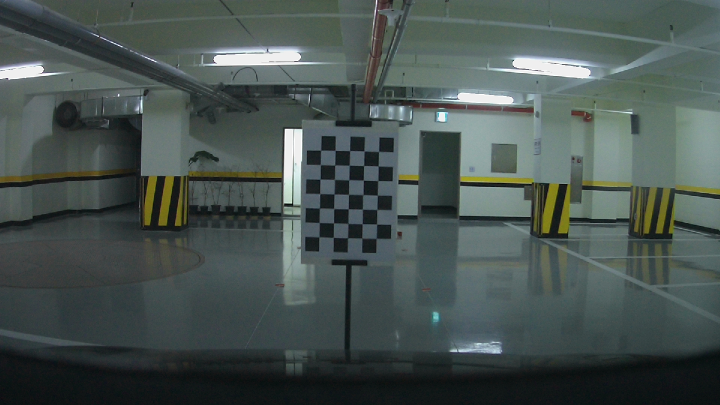
//> input picture calibration.jpg, 1440 x 810 px (shown at 1/2 size)
$ ./hy_assign2   (built with g++ and OpenCV 4)
//> lines starting //> are read from the running program, lines starting //| are printed output that depends on the picture; after the words box and inside, x2 and y2 are one past the last pixel; in counts of white or black regions, pixels touching at a corner belong together
#define _CRT_SECURE_NO_WARNINGS
#include <iostream>
#include <fstream>
#include "opencv.hpp"
#include <string>
#include <math.h>

#define PI 3.141592
//체스보드가 짝수X짝수 크기면됨
#define W_CORNERS 5	//15 홀수
#define H_CORNERS 7		//5 홀수

using namespace std;
using namespace cv;

typedef struct {
	double CAMERA_HEIGHT, CAMERATOBONNET, BONNETTOCHESS, CHESS_SPACE, CHESS_HEIGHT, CAR_WIDTH;
	double CAMERATOCHESS;
}BASE_INFO;

BASE_INFO b;
vector<Point2f> corners;
double vanishingLine;	//소실점 위치
double img_height, img_width;
double b2c;
double CHESS_SPACE_PIXEL;
double CHESS_SPACE_PIXEL_X;
double tempDistance;
Mat img;

BASE_INFO readData() {

	BASE_INFO b;
	string temp;
	double a[6];

	ifstream in("./data.txt");

	if (in.is_open()) {
		for(int i=0;i<6;i++){
			getline(in, temp);
			double pos = temp.find('=');
			a[i] = atoi(temp.substr(pos+1, 10).c_str());
		}
	}

	b.CAMERA_HEIGHT = a[0];
	b.CAMERATOBONNET = a[1];
	b.BONNETTOCHESS = a[2];
	b.CHESS_SPACE = a[3];
	b.CHESS_HEIGHT = a[4];
	b.CAR_WIDTH = a[5];
	b.CAMERATOCHESS = b.CAMERATOBONNET + b.BONNETTOCHESS;

	return b;
}

//소실선에서 체스판 밑변까지의 픽셀수 반환하는 함수
int getVanishingLine2Chess() {

	double temp = corners[W_CORNERS*H_CORNERS - (W_CORNERS / 2) - 1].y + CHESS_SPACE_PIXEL -vanishingLine;

	return temp;
}

Point getIntersectPoint(Point AP1, Point AP2, Point BP1, Point BP2)
{
	Point IP;
	double t;
	double s;
	double under = (BP2.y - BP1.y)*(AP2.x - AP1.x) - (BP2.x - BP1.x)*(AP2.y - AP1.y);
	if (under == 0) return false;

	double _t = (BP2.x - BP1.x)*(AP1.y - BP1.y) - (BP2.y - BP1.y)*(AP1.x - BP1.x);
	double _s = (AP2.x - AP1.x)*(AP1.y - BP1.y) - (AP2.y - AP1.y)*(AP1.x - BP1.x);


	t = _t / under;
	s = _s / under;

	if (t<0.0 || t>1.0 || s<0.0 || s>1.0) return false;
	if (_t == 0 && _s == 0) return false;

	IP.x = AP1.x + t * (double)(AP2.x - AP1.x);
	IP.y = AP1.y + t * (double)(AP2.y - AP1.y);

	return IP;
}

//매개변수로 구하고자하는 거리(ex: 5m이면 500, 8m이면 800)를 입력받아서 해당위치에 해당하는 y좌표 픽셀위치 반환하는 함수
double getObjectLine(double obj) {

	//체스보드를 이용해서 소실선의 픽셀위치(vanishingLine)를 찾음
	CHESS_SPACE_PIXEL = abs(corners[0 + W_CORNERS].y - corners[0].y);

	double a = (b.CAMERA_HEIGHT - b.CHESS_HEIGHT) / b.CHESS_SPACE;
	vanishingLine = corners[W_CORNERS*H_CORNERS - (W_CORNERS / 2) - 1].y - CHESS_SPACE_PIXEL*(a - 1.0);

	//소실선에서 체스판바닥있는데까지의 픽셀거리 구하기
	b2c = getVanishingLine2Chess();

	//체스판 밑변이 잇는 y좌표 픽셀위치까지의 거리구하기....?
	tempDistance = (b.CAMERATOCHESS*b.CHESS_HEIGHT) / (b.CAMERA_HEIGHT - b.CHESS_HEIGHT);

	//위의 tempDistance 와 카메라의 degree 구하기
	double cAnlge = atan(b.CAMERA_HEIGHT / (tempDistance + b.CAMERATOCHESS)) * 180 / PI;

	//degree당 픽셀수 구하기
	double pa = b2c / cAnlge;

	//구하고자하는 거리와 카메라의 degree 구하기
	double oAngle = atan(b.CAMERA_HEIGHT / (obj+b.CAMERATOBONNET)) * 180 / PI;

	//구하고자하는 거리의 y좌표 픽셀구하기
	double objLine = vanishingLine + oAngle*pa;

	cout << obj << "cm각도 : " << oAngle << endl;

	return objLine;


}

//이미지, 차폭, 거리1, 거리2 입력받아서 거리1~거리2 까지 차폭만큼 라인표시하는거 (||요런 모양으로)
//이미지에 파랑색으로 표시
void showLane(Mat img, double dis1, double dis2) {

	// [17 lines of commented-out code are left out]


	double a = getObjectLine(int(b.BONNETTOCHESS));
	int half_width = b.CAR_WIDTH / 2;
	int aa = half_width / b.CHESS_SPACE;

	Point vPoint = { int(corners[W_CORNERS*H_CORNERS - (W_CORNERS / 2) - 1].x), int(vanishingLine) };
	Point p1 = { int(corners[W_CORNERS*H_CORNERS - (W_CORNERS / 2) - 1].x + CHESS_SPACE_PIXEL*(b.CAMERATOCHESS / sqrt(b.CHESS_HEIGHT*b.CHESS_HEIGHT + b.CAMERATOCHESS*b.CAMERATOCHESS))*aa), int(a) };
	Point p2 = { int(corners[W_CORNERS*H_CORNERS - (W_CORNERS / 2) - 1].x - CHESS_SPACE_PIXEL*(b.CAMERATOCHESS / sqrt(b.CHESS_HEIGHT*b.CHESS_HEIGHT + b.CAMERATOCHESS*b.CAMERATOCHESS))*aa), int(a) };

	line(img, vPoint, p1, Scalar(255, 0, 0), 5);
	line(img, vPoint, p2, Scalar(255, 0, 0), 5);

	double five = getObjectLine(500);
	double eight = getObjectLine(800);

	//이게 5,8m 에서 차폭에 맞는 포인트들임
	Point temp1 = getIntersectPoint(Point(0, five), Point(img_width, five), vPoint, p1);
	Point temp2 = getIntersectPoint(Point(0, five), Point(img_width, five), vPoint, p2);

	Point temp3 = getIntersectPoint(Point(0, eight), Point(img_width, eight), vPoint, p1);
	Point temp4 = getIntersectPoint(Point(0, eight), Point(img_width, eight), vPoint, p2);


	circle(img, temp1, 5, Scalar(128,192,45), 3);
	circle(img, temp2, 5, Scalar(128, 192, 45), 3);
	circle(img, temp3, 5, Scalar(128, 192, 45), 3);
	circle(img, temp4, 5, Scalar(128, 192, 45), 3);


	// [22 lines of commented-out code are left out]


}


//콘솔창에서 표시하고자하는 거리 입력받은거 수직방향으로 픽셀위치 표시하는거
//이미지에 초록색으로 그림
// [63 lines left out: functions showHorizontalLane, showHorizontalLane2, not called in this run]

// [20 lines of commented-out code are left out]

int main() {

	double obj;
	cout << "몇 m 거리를 표시할까요?\n";
	cin >> obj;
//> the answer given: 2
	obj *= 100;

	string imgFilePath;
	cout << "이미지 경로 입력 : \n";
	cin >> imgFilePath;
//> the answer given: calibration.jpg

	//Mat img = imread(imgFilePath);
	img = imread("./calibration.jpg");
//> img is the input picture: 810 rows x 1440 cols, CV_8UC3; mean B, G, R 80.9, 83.9, 72.6
	if (!img.data) {
		cout << "이미지 읽기 실패\n";
		return -1;
	}
	//가로,세로 구하기
	b = readData();
	img_height = img.size().height;
//> img_height = 810
	img_width = img.size().width;
//> img_width = 1440

	//체스판 코너검출 및 그리기
	Mat img_gray;
	cvtColor(img, img_gray, CV_BGR2GRAY);
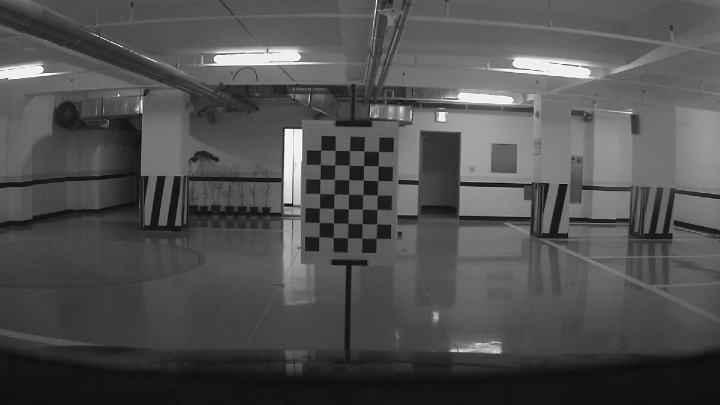
//> img_gray: 810 rows x 1440 cols, CV_8UC1 (shown at 1/2 size); min 0, max 255, mean 80.2
	bool patternfound = findChessboardCorners(img_gray, Size(W_CORNERS,H_CORNERS), corners);
//> corners = 35 Points (x, y), first 12: [641.5, 301.5], [670.9, 301.4], [700.3, 301.4], [728.5, 302.1], [757.3, 304.4], [640.8, 329.3], [669.9, 331.2], [699.1, 331.2], [727.6, 331.7], [757, 332], [640.5, 358.7], [669, 358.8]; patternfound = true
	if (patternfound) {
		if (corners[W_CORNERS*H_CORNERS - 1].y < corners[0].y)	reverse(corners.begin(), corners.end());
		drawChessboardCorners(img, Size(W_CORNERS, H_CORNERS), Mat(corners), patternfound);
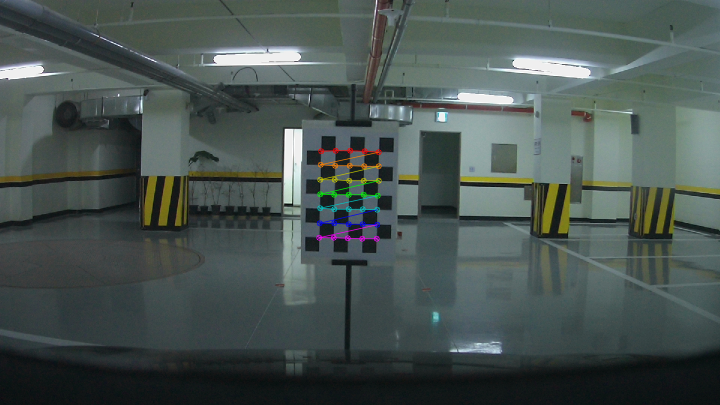
//> img: 810 rows x 1440 cols, CV_8UC3 (shown at 1/2 size); 0.63% of pixels changed, all inside (x1, y1, x2, y2) = (632, 295, 764, 484)
	}
	else {
		cout << "can not find pattern." << endl;
	}

	//쇼레인
	showLane(img, getObjectLine(0), vanishingLine);	//차폭 : 180
//> in getObjectLine, `CHESS_SPACE_PIXEL = abs(corners[0 + W_CORNERS].y - corners[0].y);`: CHESS_SPACE_PIXEL = 27.79
//> in getObjectLine, `vanishingLine = corners[W_CORNERS*H_CORNERS - (W_CORNERS / 2) - 1].y -..`: vanishingLine = nan
//> in getObjectLine, `b2c = getVanishingLine2Chess();`: b2c = -2.15e+09
//> in getObjectLine, `double pa = b2c / cAnlge;`: pa = nan
//> in showLane, `Point vPoint = { int(corners[W_CORNERS*H_CORNERS - (W_CORNERS / 2) - 1..`: vPoint = Point(695, -2147483648)
//> in showLane, `Point p1 = { int(corners[W_CORNERS*H_CORNERS - (W_CORNERS / 2) - 1].x ..`: p1 = Point(-2147483648, -2147483648)
//> in showLane, `double five = getObjectLine(500);`: five = nan
//> in getIntersectPoint, `double under = (BP2.y - BP1.y)*(AP2.x - AP1.x) - (BP2.x - BP1.x)*(AP2...`: under = 0
//> (the run ends here: the program needs code that is not available in this run, at `if (under == 0) return false;`)
